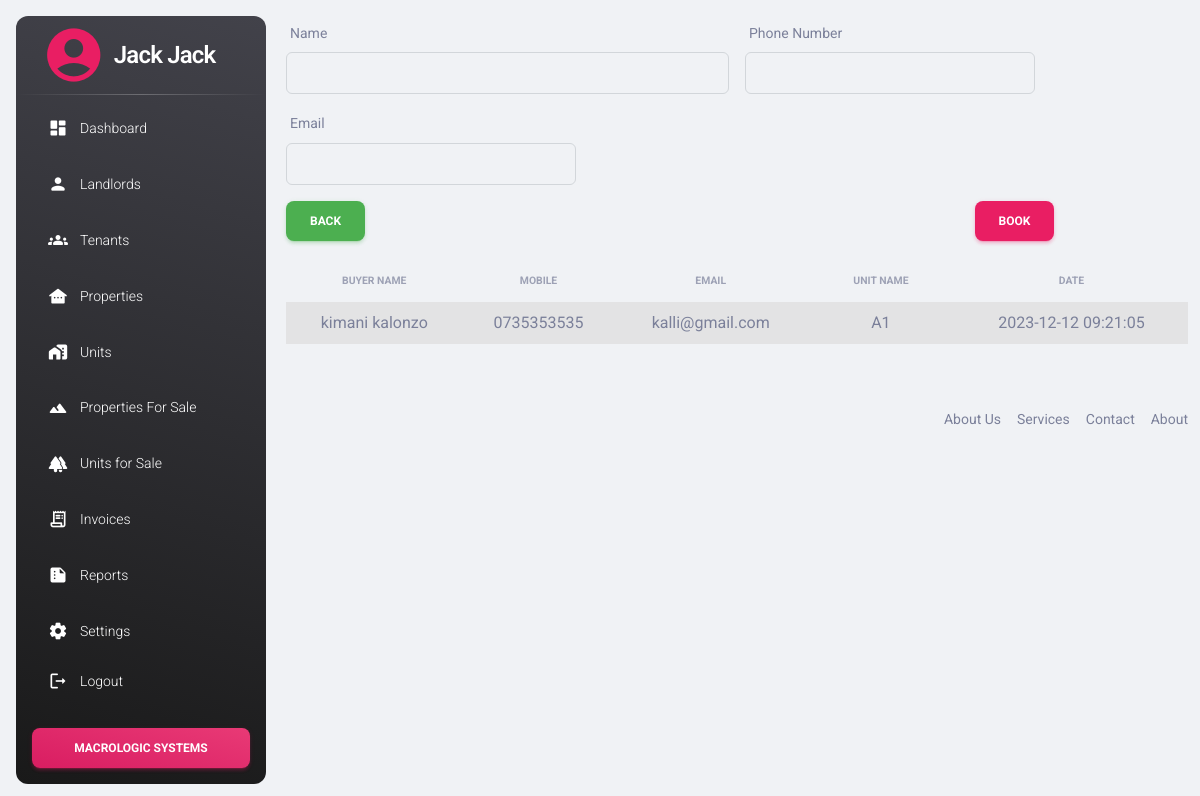
/forms/sell_units.php?sell_id=1&property_id=2 (signed in), run on the app's committed database.
### tables this page shows
CREATE TABLE `sell` (
  `id` int(11) NOT NULL,
  `name` varchar(100) NOT NULL,
  `email` varchar(50) NOT NULL,
  `mobile` varchar(50) NOT NULL,
  `unit_id` int(11) NOT NULL,
  `date` timestamp NULL DEFAULT current_timestamp(),
  `booked` enum('Yes','No') NOT NULL
);

CREATE TABLE `units_sale` (
  `id` int(11) NOT NULL,
  `property_sale_id` int(11) NOT NULL,
  `name` varchar(50) NOT NULL,
  `description` varchar(2000) NOT NULL,
  `commission` int(11) NOT NULL,
  `deposit` int(11) NOT NULL,
  `price` int(11) NOT NULL,
  `booked` enum('No','Yes') NOT NULL DEFAULT 'No',
  `sold` enum('No','Yes') NOT NULL
);

### forms/sell_units.php (the view)
<?php  include'../includes/header.php' ?>
<div class="container">
<?php
if (isset($_GET['sell_id'])){
  $sell_id = $_GET['sell_id'];
}
?>
<form class="row g-3 my-1" action="sellcon.php?sell_id=<?php echo $sell_id; ?>" method="post">
    <div class="col-md-6">
        <label for="name" class="form-label">Name</label>
        <input type="text" name="sell_name" id="name" class="form-control ps-2" required>
    </div>
    <div class="col-md-4">
        <label for="mobile_no" class="form-label">Phone Number</label>
        <input type="text" name="mobile" id="mobile_no" class="form-control ps-2">
    </div>
    <div class="col-md-4">
        <label for="email_sell" class="form-label">Email</label>
        <input type="email" name="sell_email" id="email_sell" class="form-control ps-2">
    </div>
    <div class="col-9">
        <a href="../tables/units_sale_view.php" class="btn btn-success">Back</a>
    </div>
    <div class="col-3">
        <button type="submit" name="sell" id="submitSell" class="btn btn-primary">book</button>
    </div>
</form>
<div class="table-responsive p-0">
        <table class="table table-striped" id="bookedUnits">
          <thead>
            <tr>
              <th class="text-center text-uppercase text-secondary text-xxs font-weight-bolder opacity-7">Buyer Name</th>
              <th class="text-center text-uppercase text-secondary text-xxs font-weight-bolder opacity-7">mobile</th>
              <th class="text-center text-uppercase text-secondary text-xxs font-weight-bolder opacity-7">email</th>
              <th class="text-center text-uppercase text-secondary text-xxs font-weight-bolder opacity-7">unit name</th>
              <th class="text-center text-uppercase text-secondary text-xxs font-weight-bolder opacity-7">date</th>
            </tr>
          </thead>
          <tbody>
            <?php
            include '../config/connect.php';
            if(isset($_GET['sell_id'])){
              $sell_id= $_GET['sell_id'];
            }
            $sql = "SELECT
                sell.name AS buyer_name,
                sell.mobile AS mobile,
                sell.email AS email,
              units_sale.name AS unit_name,
              sell.date AS date_time
            FROM
              sell
            JOIN
              units_sale ON sell.unit_id = units_sale.id
            WHERE
              sell.unit_id = $sell_id
            ";
            $result = $con->query($sql);
            if ($result->num_rows > 0){
              $row = $result->fetch_assoc();
              if ($row){
                echo '<tr>
                        <td class="text-center">' . $row["buyer_name"] . '</td>
                        <td class="text-center">' . $row["mobile"] . '</td>
                        <td class="text-center">' . $row["email"] . '</td>
                        <td class="text-center">' . $row["unit_name"] . '</td>
                        <td class="text-center">' . $row["date_time"] . '</td>
                      </tr>';
              }
            } else {
              echo '<td colspan="8" class="text-center h4">Not Booked Yet</td>';
            }
            ?>
          </tbody>
        </table>
      </div>
</div>
<?php include '../includes/footer.php' ?>

### data on the page
sell: name "kimani kalonzo", mobile "0735353535", email "kalli@gmail.com", date "2023-12-12 09:21:05"
units_sale: name "A1"

### other printed values
$username "Jack Jack"
